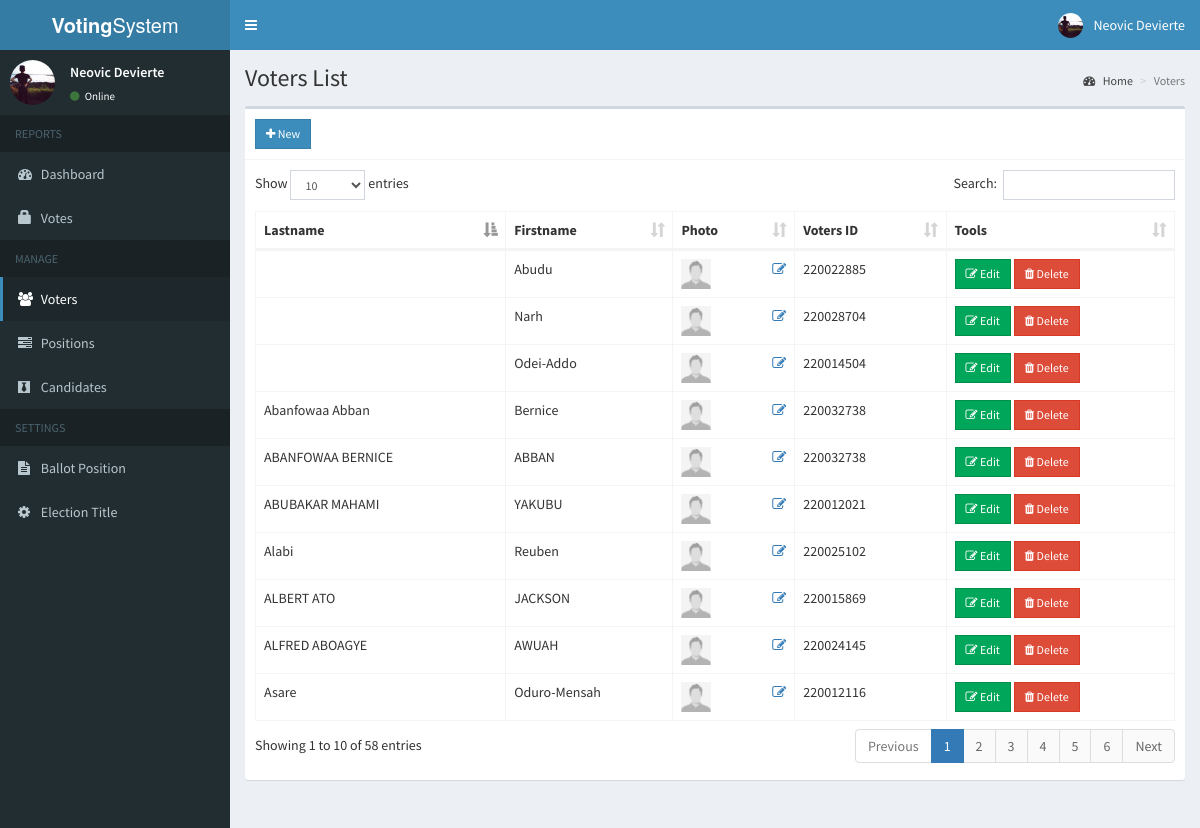
Screenshot of /admin/voters.php (signed in) with the database file from the repository.
### tables this page shows
CREATE TABLE `voters` (
  `id` int(11) NOT NULL,
  `voters_id` varchar(15) NOT NULL,
  `password` varchar(60) NOT NULL,
  `firstname` varchar(30) NOT NULL,
  `lastname` varchar(30) NOT NULL,
  `photo` varchar(150) NOT NULL
);

### admin/includes/session.php (called while the page is built, shortened)
<?php
	include 'includes/conn.php';
	$sql = "SELECT * FROM admin WHERE id = '".$_SESSION['admin']."'";
	$query = $conn->query($sql);
	$user = $query->fetch_assoc();
?>

### admin/voters.php (the view, shortened to what this page needs)
<?php include 'includes/session.php'; ?>
<?php include 'includes/header.php'; ?>
<body class="hold-transition skin-blue sidebar-mini">
<div class="wrapper">
  <?php include 'includes/navbar.php'; ?>
  <?php include 'includes/menubar.php'; ?>
  <div class="content-wrapper">
    <section class="content-header">
      <h1>
        Voters List
      </h1>
      <ol class="breadcrumb">
        <li><a href="#"><i class="fa fa-dashboard"></i> Home</a></li>
        <li class="active">Voters</li>
      </ol>
    </section>
    <section class="content">
      <div class="row">
        <div class="col-xs-12">
          <div class="box">
            <div class="box-header with-border">
              <a href="#addnew" data-toggle="modal" class="btn btn-primary btn-sm btn-flat"><i class="fa fa-plus"></i> New</a>
            </div>
            <div class="box-body">
              <table id="example1" class="table table-bordered">
                <thead>
                  <th>Lastname</th>
                  <th>Firstname</th>
                  <th>Photo</th>
                  <th>Voters ID</th>
                  <th>Tools</th>
                </thead>
                <tbody>
                  <?php
                    $sql = "SELECT * FROM voters";
                    $query = $conn->query($sql);
                    while($row = $query->fetch_assoc()){
                      $image = (!empty($row['photo'])) ? '../images/'.$row['photo'] : '../images/profile.jpg';
                      echo "
                        <tr>
                          <td>".$row['lastname']."</td>
                          <td>".$row['firstname']."</td>
                          <td>
                            <img src='".$image."' width='30px' height='30px'>
                            <a href='#edit_photo' data-toggle='modal' class='pull-right photo' data-id='".$row['id']."'><span class='fa fa-edit'></span></a>
                          </td>
                          <td>".$row['voters_id']."</td>
                          <td>
                            <button class='btn btn-success btn-sm edit btn-flat' data-id='".$row['id']."'><i class='fa fa-edit'></i> Edit</button>
                            <button class='btn btn-danger btn-sm delete btn-flat' data-id='".$row['id']."'><i class='fa fa-trash'></i> Delete</button>
                          </td>
                        </tr>
                      ";
                    }
                  ?>
                </tbody>
              </table>
            </div>
          </div>
        </div>
      </div>
    </section>
  </div>
</div>
</body>
</html>

### admin/includes/header.php (shortened to what this page needs)
<!DOCTYPE html>
<html>
<head>
  	<link rel="stylesheet" href="../bower_components/bootstrap/dist/css/bootstrap.min.css">
    <link rel="stylesheet" href="../plugins/iCheck/all.css">
  	<link rel="stylesheet" href="../bower_components/font-awesome/css/font-awesome.min.css">
  	<link rel="stylesheet" href="../dist/css/AdminLTE.min.css">
    <link rel="stylesheet" href="../bower_components/datatables.net-bs/css/dataTables.bootstrap.min.css">
    <link rel="stylesheet" href="../bower_components/bootstrap-daterangepicker/daterangepicker.css">
    <link rel="stylesheet" href="../plugins/timepicker/bootstrap-timepicker.min.css">
    <link rel="stylesheet" href="../bower_components/bootstrap-datepicker/dist/css/bootstrap-datepicker.min.css">
    <link rel="stylesheet" href="../dist/css/skins/_all-skins.min.css">
</head>

### admin/includes/navbar.php (shortened to what this page needs)
<header class="main-header">
  <a href="#" class="logo">
    <span class="logo-lg"><b>Voting</b>System</span>
  </a>
  <nav class="navbar navbar-static-top">
    <a href="#" class="sidebar-toggle" data-toggle="push-menu" role="button">
    </a>
    <div class="navbar-custom-menu">
      <ul class="nav navbar-nav">
        <li class="dropdown user user-menu">
          <a href="#" class="dropdown-toggle" data-toggle="dropdown">
            <img src="<?php echo (!empty($user['photo'])) ? '../images/'.$user['photo'] : '../images/profile.jpg'; ?>" class="user-image" alt="User Image">
            <span class="hidden-xs"><?php echo $user['firstname'].' '.$user['lastname']; ?></span>
          </a>
        </li>
      </ul>
    </div>
  </nav>
</header>

### admin/includes/menubar.php (shortened to what this page needs)
<aside class="main-sidebar">
  <section class="sidebar">
    <div class="user-panel">
      <div class="pull-left image">
        <img src="<?php echo (!empty($user['photo'])) ? '../images/'.$user['photo'] : '../images/profile.jpg'; ?>" class="img-circle" alt="User Image">
      </div>
      <div class="pull-left info">
        <p><?php echo $user['firstname'].' '.$user['lastname']; ?></p>
        <a><i class="fa fa-circle text-success"></i> Online</a>
      </div>
    </div>
    <ul class="sidebar-menu" data-widget="tree">
      <li class="header">REPORTS</li>
      <li class=""><a href="home.php"><i class="fa fa-dashboard"></i> <span>Dashboard</span></a></li>
      <li class=""><a href="votes.php"><span class="glyphicon glyphicon-lock"></span> <span>Votes</span></a></li>
      <li class="header">MANAGE</li>
      <li class=""><a href="voters.php"><i class="fa fa-users"></i> <span>Voters</span></a></li>
      <li class=""><a href="positions.php"><i class="fa fa-tasks"></i> <span>Positions</span></a></li>
      <li class=""><a href="candidates.php"><i class="fa fa-black-tie"></i> <span>Candidates</span></a></li>
      <li class="header">SETTINGS</li>
      <li class=""><a href="ballot.php"><i class="fa fa-file-text"></i> <span>Ballot Position</span></a></li>
      <li class=""><a href="#config" data-toggle="modal"><i class="fa fa-cog"></i> <span>Election Title</span></a></li>
    </ul>
  </section>
</aside>

### rows the page displays
voters: lastname "ABANFOWAA BERNICE", firstname "ABBAN", voters "220032738"
voters: firstname "Abudu", voters "220022885"
voters: lastname "ALFRED ABOAGYE", firstname "AWUAH", voters "220024145"
voters: lastname "Abanfowaa Abban", firstname "Bernice", voters "220032738"
voters: lastname "ALBERT ATO", firstname "JACKSON", voters "220015869"
voters: firstname "Narh", voters "220028704"
voters: firstname "Odei-Addo", voters "220014504"
voters: lastname "Asare", firstname "Oduro-Mensah", voters "220012116"
voters: lastname "Alabi", firstname "Reuben", voters "220025102"
voters: lastname "ABUBAKAR MAHAMI", firstname "YAKUBU", voters "220012021"

### other values shown
$user['firstname'] "Neovic"
$user['lastname'] "Devierte"
